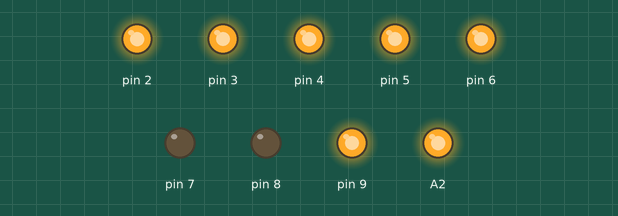
A sketch run on a simulated Arduino Uno, built with avr-gcc and run on an emulated ATmega328P. On the bench: output pins drawn as LEDs (lit = HIGH).

Above: at 0.05 s.
At 3.45 s:
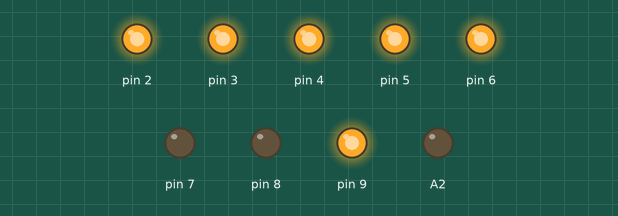
At 5.2 s:
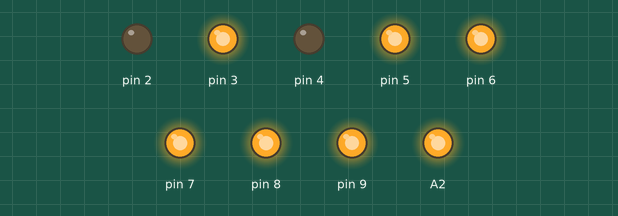
At 6.95 s:
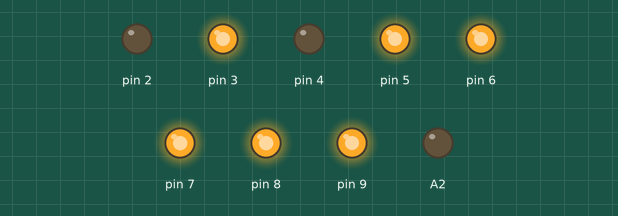
Timing chart, 0 to 9.1 s (numbered marks = the images above):
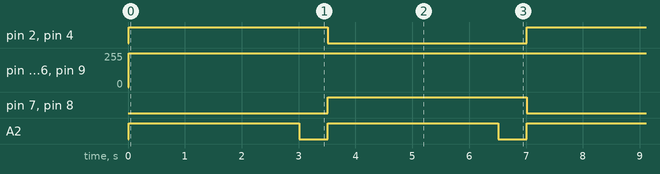

The sketch:

razbot_motor_test.ino
```cpp
void motorControl (int r, int g, int b, int a){
  uint16_t M1 = abs(127-r)*2; //Speeds
  uint16_t M2 = abs(127-g)*2;
  uint16_t M3 = abs(127-b)*2;
  uint16_t M4 = abs(127-a)*2;

  boolean D1 = r > 127; //Direction 1 is forward, 0 is reverse
  boolean D2 = g > 127;
  boolean D3 = b < 127;
  boolean D4 = a < 127;

  if ((M1>0) || (M2>0) || (M3>0) || (M4>0)){
    digitalWrite(A2,HIGH); // If any velocity is not zero, turn off Standby on controllers

    //Motor1
    digitalWrite(2,D1);
    analogWrite(3,M1);
    //Motor2
    digitalWrite(4,D2);
    analogWrite(5,M2);
    //Motor3
    digitalWrite(7,D3);
    analogWrite(6,M3);
    //Motor3
    digitalWrite(8,D4);
    analogWrite(9,M4);
  }
  else {
    digitalWrite(A2,LOW);  //power down controllers
  }
}


void setup(){

  //Motor Pins
  pinMode(2,OUTPUT);
  pinMode(3,OUTPUT);
  pinMode(4,OUTPUT);
  pinMode(5,OUTPUT);
  pinMode(6,OUTPUT);
  pinMode(7,OUTPUT);
  pinMode(8,OUTPUT);
  pinMode(9,OUTPUT);
  pinMode(A2,OUTPUT);
  delay(10);
  digitalWrite(2,LOW);
  digitalWrite(3,LOW);
  digitalWrite(4,LOW);
  digitalWrite(5,LOW);
  digitalWrite(6,LOW);
  digitalWrite(7,LOW);
  digitalWrite(8,LOW);
  digitalWrite(9,LOW);
  digitalWrite(A2,LOW);
}

void loop()
{
  // read and publish the battery voltage every 1s
  motorControl(254,254,254,254);
  delay(3000);
  motorControl(127,127,127,127);
  delay(500);
  motorControl(1,1,1,1);
  delay(3000);
  motorControl(127,127,127,127);
  delay(500);

}
```

Measured:
- by itself, pin 2, pin 4, pin 7, pin 8: alternates HIGH for 3.5 s and LOW for 3.5 s
- by itself, pin 3, pin 5, pin 6, pin 9: alternates 254/255 for 3.5 s and 252/255 for 3.5 s
- by itself, A2: alternates HIGH for 3.0 s and LOW for 0.50 s
